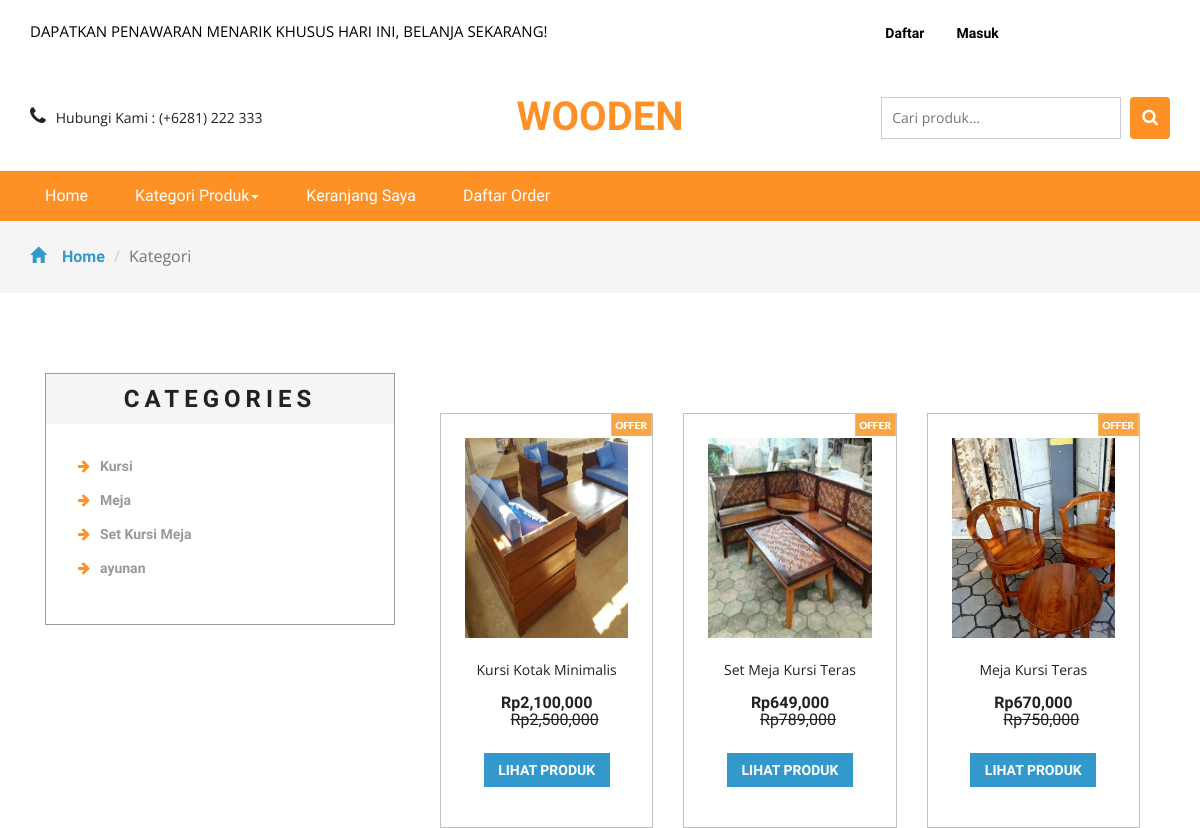
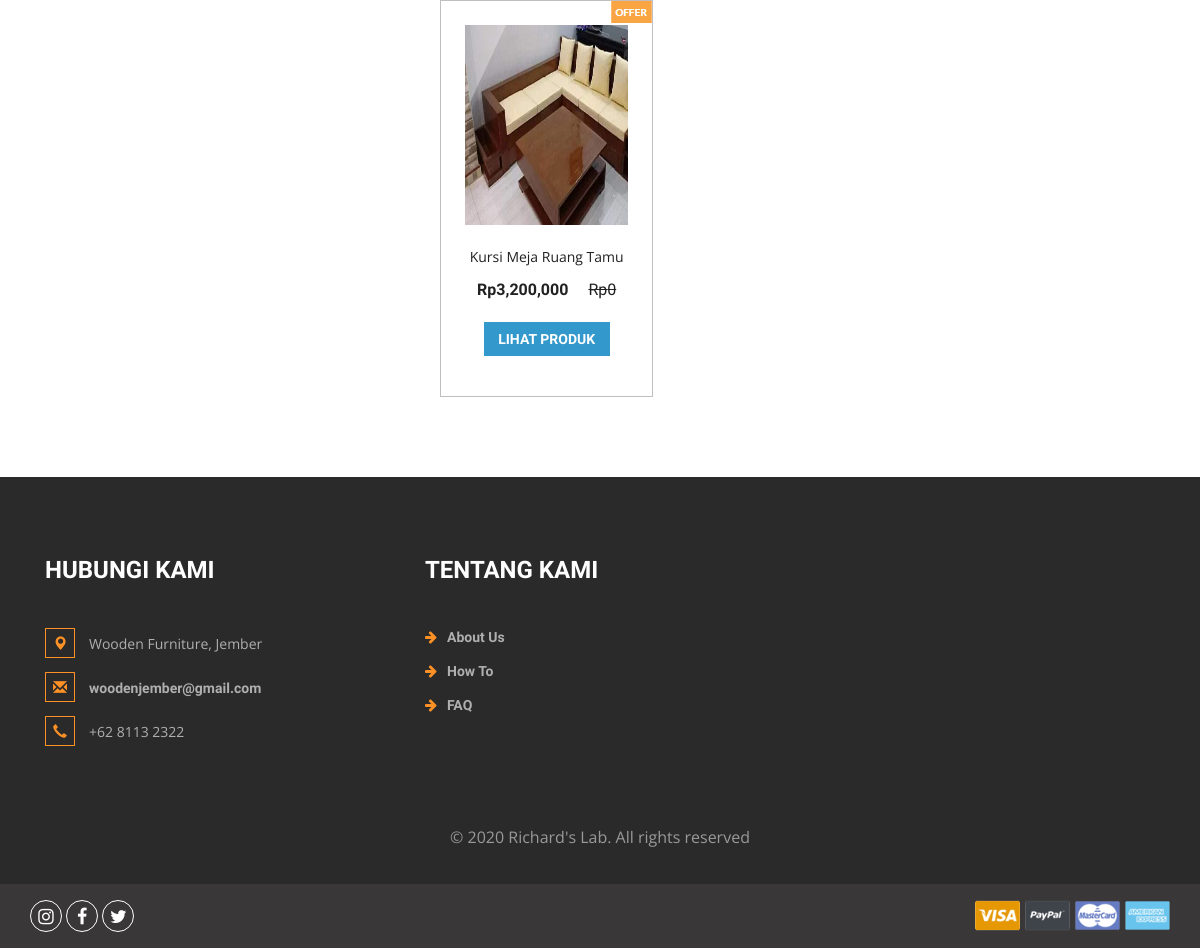
The page /search.php on the database as committed earlier (2 pictures, top to bottom).
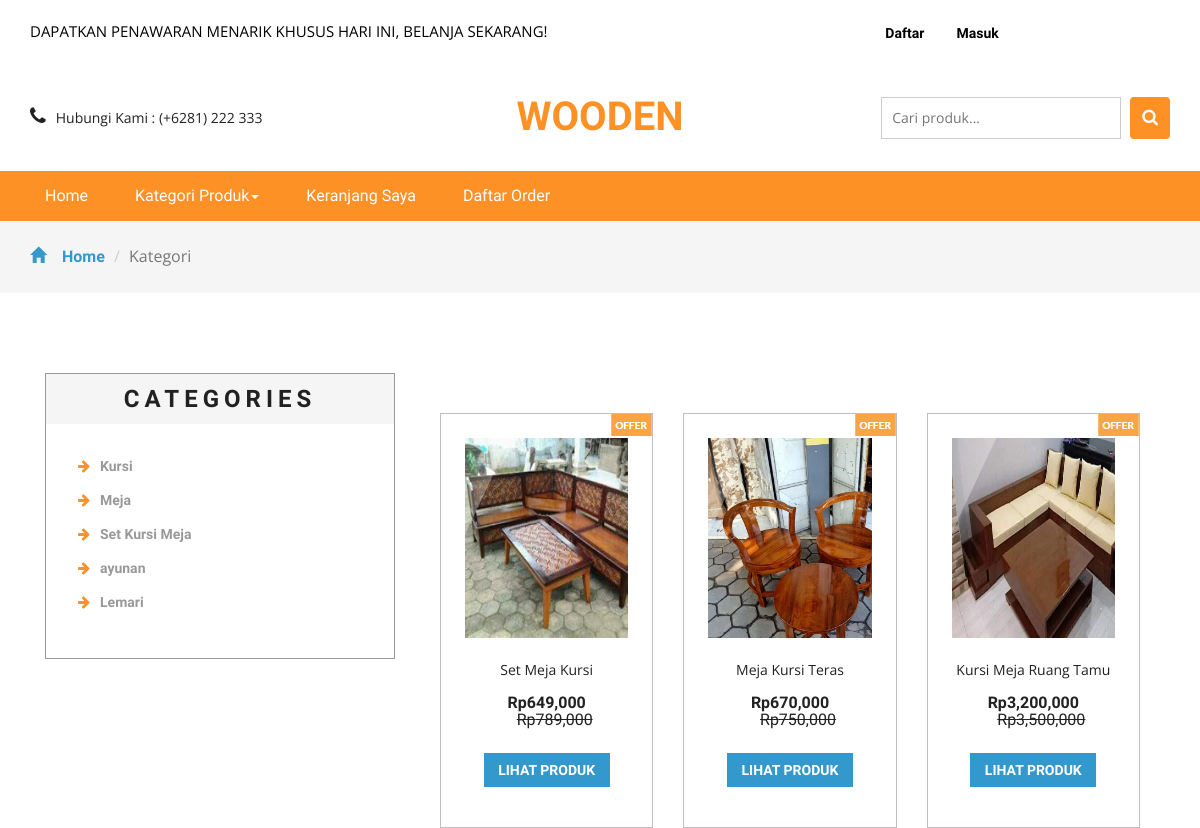
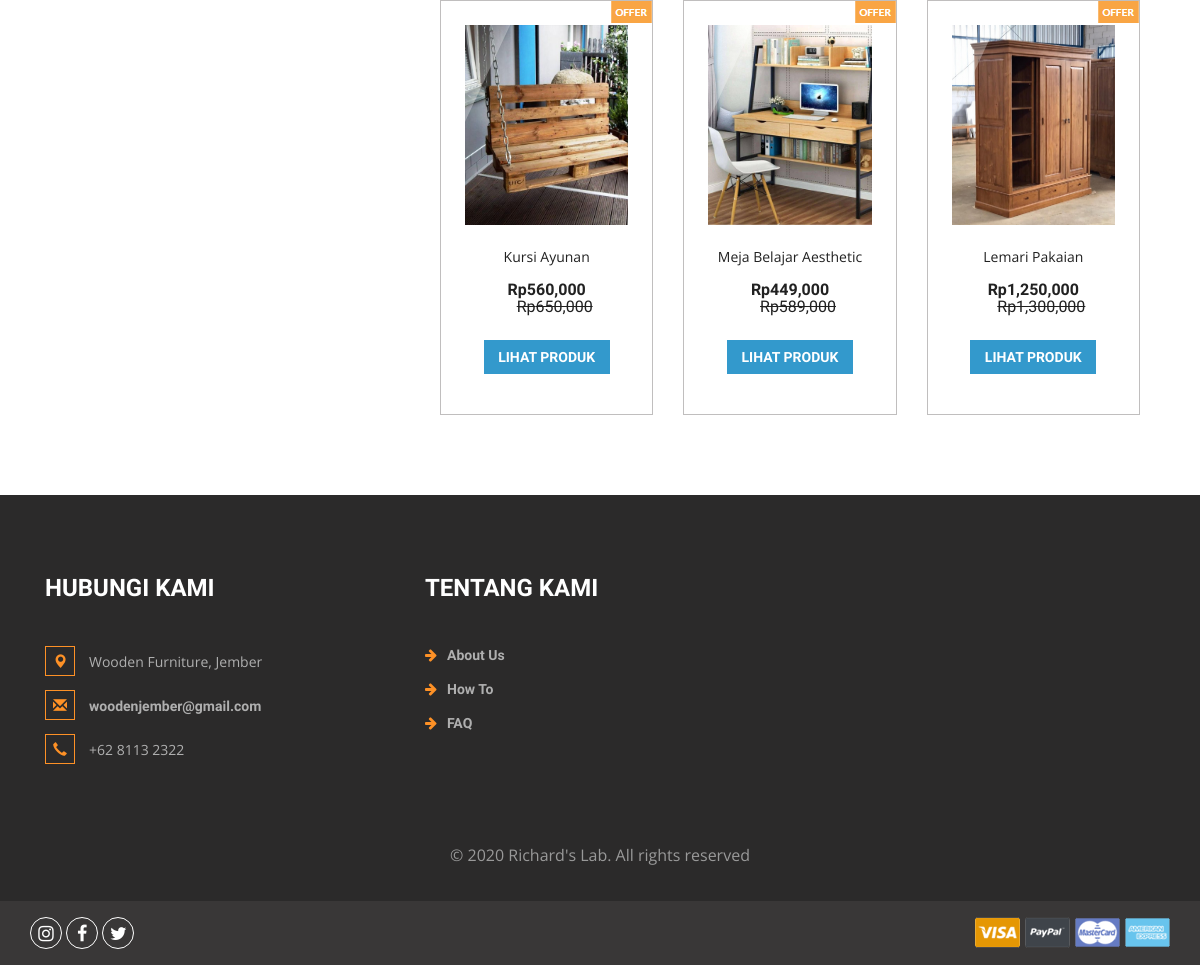
The same page on the database as committed later (2 pictures, top to bottom).
### tables this page shows
CREATE TABLE `kategori` (
  `idkategori` int(11) NOT NULL,
  `namakategori` varchar(20) NOT NULL,
  `tgldibuat` timestamp NOT NULL DEFAULT current_timestamp()
);

CREATE TABLE `produk` (
  `idproduk` int(11) NOT NULL,
  `idkategori` int(11) NOT NULL,
  `namaproduk` varchar(30) NOT NULL,
  `gambar` varchar(100) NOT NULL,
  `deskripsi` varchar(200) NOT NULL,
  `rate` int(11) NOT NULL,
  `hargabefore` int(11) NOT NULL,
  `hargaafter` int(11) NOT NULL,
  `tgldibuat` timestamp NOT NULL DEFAULT current_timestamp()
);

### search.php (the view, shortened to what this page needs)
<?php
include 'dbconnect.php';
$s = $_POST['Search'];
?>
<!DOCTYPE html>
<html>
<head>
<link href="css/bootstrap.css" rel="stylesheet" type="text/css" media="all" />
<link href="css/style.css" rel="stylesheet" type="text/css" media="all" />
<link href="css/font-awesome.css" rel="stylesheet">
</head>
<body>
	<div class="agileits_header">
		<div class="container">
			<div class="w3l_offers">
				<p>DAPATKAN PENAWARAN MENARIK KHUSUS HARI INI, BELANJA SEKARANG!</p>
			</div>
			<div class="agile-login">
				<ul>
				<?php
				if(!isset($_SESSION['log'])){
					echo '
					<li><a href="registered.php"> Daftar</a></li>
					<li><a href="login.php">Masuk</a></li>
					';
				}
				?>
				</ul>
			</div>
			<div class="product_list_header">
					<a href="cart.php"><button class="w3view-cart" type="submit" name="submit" value=""><i class="fa fa-cart-arrow-down" aria-hidden="true"></i></button>
					 </a>
			</div>
			<div class="clearfix"> </div>
		</div>
	</div>
	<div class="logo_products">
		<div class="container">
		<div class="w3ls_logo_products_left1">
				<ul class="phone_email">
					<li><i class="fa fa-phone" aria-hidden="true"></i>Hubungi Kami : (+6281) 222 333</li>
				</ul>
			</div>
			<div class="w3ls_logo_products_left">
				<h1><a href="index.php">Wooden</a></h1>
			</div>
		<div class="w3l_search">
			<form action="search.php" method="post">
				<input type="search" name="Search" placeholder="Cari produk...">
				<button type="submit" class="btn btn-default search" aria-label="Left Align">
					<i class="fa fa-search" aria-hidden="true"> </i>
				</button>
			</form>
		</div>
			<div class="clearfix"> </div>
		</div>
	</div>
	<div class="navigation-agileits">
		<div class="container">
			<nav class="navbar navbar-default">
							<div class="collapse navbar-collapse" id="bs-megadropdown-tabs">
								<ul class="nav navbar-nav">
									<li class="active"><a href="index.php" class="act">Home</a></li>
									<li class="dropdown">
										<a href="#" class="dropdown-toggle" data-toggle="dropdown">Kategori Produk<b class="caret"></b></a>
									</li>
									<li><a href="cart.php">Keranjang Saya</a></li>
									<li><a href="konfirmasi.php">Daftar Order</a></li>
								</ul>
							</div>
							</nav>
			</div>
		</div>
	<div class="breadcrumbs">
		<div class="container">
			<ol class="breadcrumb breadcrumb1 animated wow slideInLeft" data-wow-delay=".5s">
				<li><a href="index.php"><span class="glyphicon glyphicon-home" aria-hidden="true"></span>Home</a></li>
				<li class="active">Kategori</li>
			</ol>
		</div>
	</div>
	<div class="products">
		<div class="container">
			<div class="col-md-4 products-left">
				<div class="categories">
					<h2>Categories</h2>
					<ul class="cate">
						<?php
														$kat=mysqli_query($conn,"SELECT * from kategori order by idkategori ASC");
														while($p=mysqli_fetch_array($kat)){
															?>
														<li><a href="kategori.php?idkategori=<?php echo $p['idkategori'] ?>"><i class="fa fa-arrow-right" aria-hidden="true"></i><?php echo $p['namakategori'] ?></a></li>
														<?php
																	}
														?>
					</ul>
				</div>
			</div>
			<div class="col-md-8 products-right">
				<div class="agile_top_brands_grids">
				<?php
					$brgs=mysqli_query($conn,"SELECT * from produk where namaproduk like '%$s%' or deskripsi like '%$s%' order by idproduk ASC");
					$x = mysqli_num_rows($brgs);
					if($x>0){
					while($p=mysqli_fetch_array($brgs)){
					?>
						<div class="col-md-4 top_brand_left">
						<div class="hover14 column">
							<div class="agile_top_brand_left_grid">
								<div class="agile_top_brand_left_grid_pos">
									<img src="images/offer.png" alt=" " class="img-responsive" />
								</div>
								<div class="agile_top_brand_left_grid1">
									<figure>
										<div class="snipcart-item block">
											<div class="snipcart-thumb">
												<a href="product.php?idproduk=<?php echo $p['idproduk'] ?>"><img src="<?php echo $p['gambar']?>" width="200px" height="200px"></a>
												<p><?php echo $p['namaproduk'] ?></p>
												<h4>Rp<?php echo number_format($p['hargaafter']) ?> <span>Rp<?php echo number_format($p['hargabefore']) ?></span></h4>
											</div>
											<div class="snipcart-details top_brand_home_details">
												<fieldset>
													<a href="product.php?idproduk=<?php echo $p['idproduk'] ?>"><input type="submit" class="button" value="Lihat Produk" /></a>
												</fieldset>
											</div>
										</div>
									</figure>
								</div>
							</div>
						</div>
					</div>
						<?php
							}
					} else {
						echo "Data tidak ditemukan, coba kata kunci lainnya";
					}
						?>
						<div class="clearfix"> </div>
				</div>
			</div>
		</div>
	</div>
<div class="footer">
		<div class="container">
			<div class="w3_footer_grids">
				<div class="col-md-4 w3_footer_grid">
					<h3>Hubungi Kami</h3>
					<ul class="address">
						<li><i class="glyphicon glyphicon-map-marker" aria-hidden="true"></i>Wooden Furniture, Jember</li>
						<li><i class="glyphicon glyphicon-envelope" aria-hidden="true"></i><a href="mailto:info@email">woodenjember@gmail.com</a></li>
						<li><i class="glyphicon glyphicon-earphone" aria-hidden="true"></i>+62 8113 2322</li>
					</ul>
				</div>
				<div class="col-md-3 w3_footer_grid">
					<h3>Tentang Kami</h3>
					<ul class="info">
						<li><i class="fa fa-arrow-right" aria-hidden="true"></i><a href="about.html">About Us</a></li>
						<li><i class="fa fa-arrow-right" aria-hidden="true"></i><a href="about.html">How To</a></li>
						<li><i class="fa fa-arrow-right" aria-hidden="true"></i><a href="about.html">FAQ</a></li>
					</ul>
				</div>
				<div class="clearfix"> </div>
			</div>
		</div>
		<div class="footer-copy">
			<div class="container">
				<p>© 2020 Richard's Lab. All rights reserved</p>
			</div>
		</div>
	</div>
	<div class="footer-botm">
			<div class="container">
				<div class="w3layouts-foot">
					<ul>
						<li><a href="#" class="w3_agile_instagram"><i class="fa fa-instagram" aria-hidden="true"></i></a></li>
						<li><a href="#" class="w3_agile_facebook"><i class="fa fa-facebook" aria-hidden="true"></i></a></li>
						<li><a href="#" class="agile_twitter"><i class="fa fa-twitter" aria-hidden="true"></i></a></li>
					</ul>
				</div>
				<div class="payment-w3ls">
					<img src="images/card.png" alt=" " class="img-responsive">
				</div>
				<div class="clearfix"> </div>
			</div>
		</div>
<link href="css/skdslider.css" rel="stylesheet">
</body>
</html>

Rows that differ between the two databases and show on the page:
removed produk: gambar (picture), namaproduk "Kursi Kotak Minimalis", hargaafter "2,100,000", hargabefore "2,500,000"
added kategori: namakategori "Lemari"
changed produk: namaproduk "Set Meja Kursi Teras" → "Set Meja Kursi"
changed produk "Kursi Meja Ruang Tamu": hargabefore "0" → "3,500,000"
added produk: gambar (picture), namaproduk "Kursi Ayunan", hargaafter "560,000", hargabefore "650,000"
added produk: gambar (picture), namaproduk "Meja Belajar Aesthetic", hargaafter "449,000", hargabefore "589,000"
added produk: gambar (picture), namaproduk "Lemari Pakaian", hargaafter "1,250,000", hargabefore "1,300,000"
